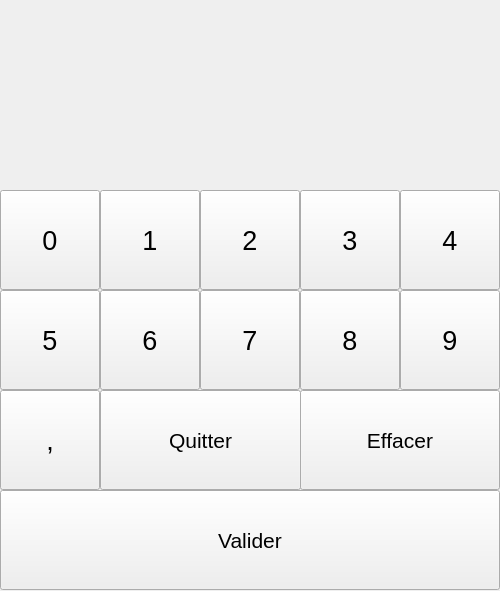
<?xml version="1.0" encoding="UTF-8"?>
<ui version="4.0">
 <class>NumericInputDialog</class>
 <widget class="QWidget" name="NumericInputDialog">
  <property name="geometry">
   <rect>
    <x>0</x>
    <y>0</y>
    <width>500</width>
    <height>591</height>
   </rect>
  </property>
  <property name="windowTitle">
   <string>Change degradeur(s)</string>
  </property>
  <property name="styleSheet">
   <string notr="true"/>
  </property>
  <widget class="QLabel" name="label_input_value">
   <property name="geometry">
    <rect>
     <x>0</x>
     <y>20</y>
     <width>491</width>
     <height>151</height>
    </rect>
   </property>
   <property name="font">
    <font>
     <pointsize>60</pointsize>
    </font>
   </property>
   <property name="text">
    <string/>
   </property>
   <property name="alignment">
    <set>Qt::AlignCenter</set>
   </property>
  </widget>
  <widget class="QPushButton" name="pushButton_6">
   <property name="geometry">
    <rect>
     <x>100</x>
     <y>290</y>
     <width>100</width>
     <height>100</height>
    </rect>
   </property>
   <property name="sizePolicy">
    <sizepolicy hsizetype="Fixed" vsizetype="Fixed">
     <horstretch>0</horstretch>
     <verstretch>0</verstretch>
    </sizepolicy>
   </property>
   <property name="minimumSize">
    <size>
     <width>100</width>
     <height>100</height>
    </size>
   </property>
   <property name="maximumSize">
    <size>
     <width>50</width>
     <height>50</height>
    </size>
   </property>
   <property name="font">
    <font>
     <pointsize>20</pointsize>
    </font>
   </property>
   <property name="text">
    <string>6</string>
   </property>
  </widget>
  <widget class="QPushButton" name="pushButton_7">
   <property name="geometry">
    <rect>
     <x>200</x>
     <y>290</y>
     <width>100</width>
     <height>100</height>
    </rect>
   </property>
   <property name="sizePolicy">
    <sizepolicy hsizetype="Fixed" vsizetype="Fixed">
     <horstretch>0</horstretch>
     <verstretch>0</verstretch>
    </sizepolicy>
   </property>
   <property name="minimumSize">
    <size>
     <width>100</width>
     <height>100</height>
    </size>
   </property>
   <property name="maximumSize">
    <size>
     <width>50</width>
     <height>50</height>
    </size>
   </property>
   <property name="font">
    <font>
     <pointsize>20</pointsize>
    </font>
   </property>
   <property name="text">
    <string>7</string>
   </property>
  </widget>
  <widget class="QPushButton" name="pushButton_8">
   <property name="geometry">
    <rect>
     <x>300</x>
     <y>290</y>
     <width>100</width>
     <height>100</height>
    </rect>
   </property>
   <property name="sizePolicy">
    <sizepolicy hsizetype="Fixed" vsizetype="Fixed">
     <horstretch>0</horstretch>
     <verstretch>0</verstretch>
    </sizepolicy>
   </property>
   <property name="minimumSize">
    <size>
     <width>100</width>
     <height>100</height>
    </size>
   </property>
   <property name="maximumSize">
    <size>
     <width>50</width>
     <height>50</height>
    </size>
   </property>
   <property name="font">
    <font>
     <pointsize>20</pointsize>
    </font>
   </property>
   <property name="text">
    <string>8</string>
   </property>
  </widget>
  <widget class="QPushButton" name="pushButton_9">
   <property name="geometry">
    <rect>
     <x>400</x>
     <y>290</y>
     <width>100</width>
     <height>100</height>
    </rect>
   </property>
   <property name="sizePolicy">
    <sizepolicy hsizetype="Fixed" vsizetype="Fixed">
     <horstretch>0</horstretch>
     <verstretch>0</verstretch>
    </sizepolicy>
   </property>
   <property name="minimumSize">
    <size>
     <width>100</width>
     <height>100</height>
    </size>
   </property>
   <property name="maximumSize">
    <size>
     <width>50</width>
     <height>50</height>
    </size>
   </property>
   <property name="font">
    <font>
     <pointsize>20</pointsize>
    </font>
   </property>
   <property name="text">
    <string>9</string>
   </property>
  </widget>
  <widget class="QPushButton" name="pushButton_5">
   <property name="geometry">
    <rect>
     <x>0</x>
     <y>290</y>
     <width>100</width>
     <height>100</height>
    </rect>
   </property>
   <property name="sizePolicy">
    <sizepolicy hsizetype="Fixed" vsizetype="Fixed">
     <horstretch>0</horstretch>
     <verstretch>0</verstretch>
    </sizepolicy>
   </property>
   <property name="minimumSize">
    <size>
     <width>100</width>
     <height>100</height>
    </size>
   </property>
   <property name="maximumSize">
    <size>
     <width>50</width>
     <height>50</height>
    </size>
   </property>
   <property name="font">
    <font>
     <pointsize>20</pointsize>
    </font>
   </property>
   <property name="text">
    <string>5</string>
   </property>
  </widget>
  <widget class="QPushButton" name="pushButton_0">
   <property name="geometry">
    <rect>
     <x>0</x>
     <y>190</y>
     <width>100</width>
     <height>100</height>
    </rect>
   </property>
   <property name="sizePolicy">
    <sizepolicy hsizetype="Fixed" vsizetype="Fixed">
     <horstretch>0</horstretch>
     <verstretch>0</verstretch>
    </sizepolicy>
   </property>
   <property name="minimumSize">
    <size>
     <width>100</width>
     <height>100</height>
    </size>
   </property>
   <property name="maximumSize">
    <size>
     <width>50</width>
     <height>50</height>
    </size>
   </property>
   <property name="font">
    <font>
     <pointsize>20</pointsize>
    </font>
   </property>
   <property name="text">
    <string>0</string>
   </property>
  </widget>
  <widget class="QPushButton" name="pushButton_1">
   <property name="geometry">
    <rect>
     <x>100</x>
     <y>190</y>
     <width>100</width>
     <height>100</height>
    </rect>
   </property>
   <property name="sizePolicy">
    <sizepolicy hsizetype="Fixed" vsizetype="Fixed">
     <horstretch>0</horstretch>
     <verstretch>0</verstretch>
    </sizepolicy>
   </property>
   <property name="minimumSize">
    <size>
     <width>100</width>
     <height>100</height>
    </size>
   </property>
   <property name="maximumSize">
    <size>
     <width>50</width>
     <height>50</height>
    </size>
   </property>
   <property name="font">
    <font>
     <pointsize>20</pointsize>
    </font>
   </property>
   <property name="text">
    <string>1</string>
   </property>
  </widget>
  <widget class="QPushButton" name="pushButton_3">
   <property name="geometry">
    <rect>
     <x>300</x>
     <y>190</y>
     <width>100</width>
     <height>100</height>
    </rect>
   </property>
   <property name="sizePolicy">
    <sizepolicy hsizetype="Fixed" vsizetype="Fixed">
     <horstretch>0</horstretch>
     <verstretch>0</verstretch>
    </sizepolicy>
   </property>
   <property name="minimumSize">
    <size>
     <width>100</width>
     <height>100</height>
    </size>
   </property>
   <property name="maximumSize">
    <size>
     <width>50</width>
     <height>50</height>
    </size>
   </property>
   <property name="font">
    <font>
     <pointsize>20</pointsize>
    </font>
   </property>
   <property name="text">
    <string>3</string>
   </property>
  </widget>
  <widget class="QPushButton" name="pushButton_2">
   <property name="geometry">
    <rect>
     <x>200</x>
     <y>190</y>
     <width>100</width>
     <height>100</height>
    </rect>
   </property>
   <property name="sizePolicy">
    <sizepolicy hsizetype="Fixed" vsizetype="Fixed">
     <horstretch>0</horstretch>
     <verstretch>0</verstretch>
    </sizepolicy>
   </property>
   <property name="minimumSize">
    <size>
     <width>100</width>
     <height>100</height>
    </size>
   </property>
   <property name="maximumSize">
    <size>
     <width>50</width>
     <height>50</height>
    </size>
   </property>
   <property name="font">
    <font>
     <pointsize>20</pointsize>
    </font>
   </property>
   <property name="text">
    <string>2</string>
   </property>
  </widget>
  <widget class="QPushButton" name="pushButton_4">
   <property name="geometry">
    <rect>
     <x>400</x>
     <y>190</y>
     <width>100</width>
     <height>100</height>
    </rect>
   </property>
   <property name="sizePolicy">
    <sizepolicy hsizetype="Fixed" vsizetype="Fixed">
     <horstretch>0</horstretch>
     <verstretch>0</verstretch>
    </sizepolicy>
   </property>
   <property name="minimumSize">
    <size>
     <width>100</width>
     <height>100</height>
    </size>
   </property>
   <property name="maximumSize">
    <size>
     <width>50</width>
     <height>50</height>
    </size>
   </property>
   <property name="font">
    <font>
     <pointsize>20</pointsize>
    </font>
   </property>
   <property name="text">
    <string>4</string>
   </property>
  </widget>
  <widget class="QPushButton" name="pushButton_comma">
   <property name="geometry">
    <rect>
     <x>0</x>
     <y>390</y>
     <width>100</width>
     <height>100</height>
    </rect>
   </property>
   <property name="sizePolicy">
    <sizepolicy hsizetype="Fixed" vsizetype="Fixed">
     <horstretch>0</horstretch>
     <verstretch>0</verstretch>
    </sizepolicy>
   </property>
   <property name="minimumSize">
    <size>
     <width>100</width>
     <height>100</height>
    </size>
   </property>
   <property name="maximumSize">
    <size>
     <width>50</width>
     <height>50</height>
    </size>
   </property>
   <property name="font">
    <font>
     <pointsize>20</pointsize>
    </font>
   </property>
   <property name="text">
    <string>,</string>
   </property>
  </widget>
  <widget class="QPushButton" name="pushButton_cancel">
   <property name="geometry">
    <rect>
     <x>100</x>
     <y>390</y>
     <width>201</width>
     <height>100</height>
    </rect>
   </property>
   <property name="minimumSize">
    <size>
     <width>0</width>
     <height>100</height>
    </size>
   </property>
   <property name="font">
    <font>
     <pointsize>16</pointsize>
    </font>
   </property>
   <property name="text">
    <string>Quitter</string>
   </property>
  </widget>
  <widget class="QPushButton" name="pushButton_clear">
   <property name="geometry">
    <rect>
     <x>300</x>
     <y>390</y>
     <width>200</width>
     <height>100</height>
    </rect>
   </property>
   <property name="minimumSize">
    <size>
     <width>0</width>
     <height>100</height>
    </size>
   </property>
   <property name="font">
    <font>
     <pointsize>16</pointsize>
    </font>
   </property>
   <property name="text">
    <string>Effacer</string>
   </property>
  </widget>
  <widget class="QPushButton" name="pushButton_validate">
   <property name="geometry">
    <rect>
     <x>0</x>
     <y>490</y>
     <width>500</width>
     <height>100</height>
    </rect>
   </property>
   <property name="minimumSize">
    <size>
     <width>0</width>
     <height>100</height>
    </size>
   </property>
   <property name="font">
    <font>
     <pointsize>16</pointsize>
    </font>
   </property>
   <property name="text">
    <string>Valider</string>
   </property>
  </widget>
 </widget>
 <resources/>
 <connections/>
</ui>
